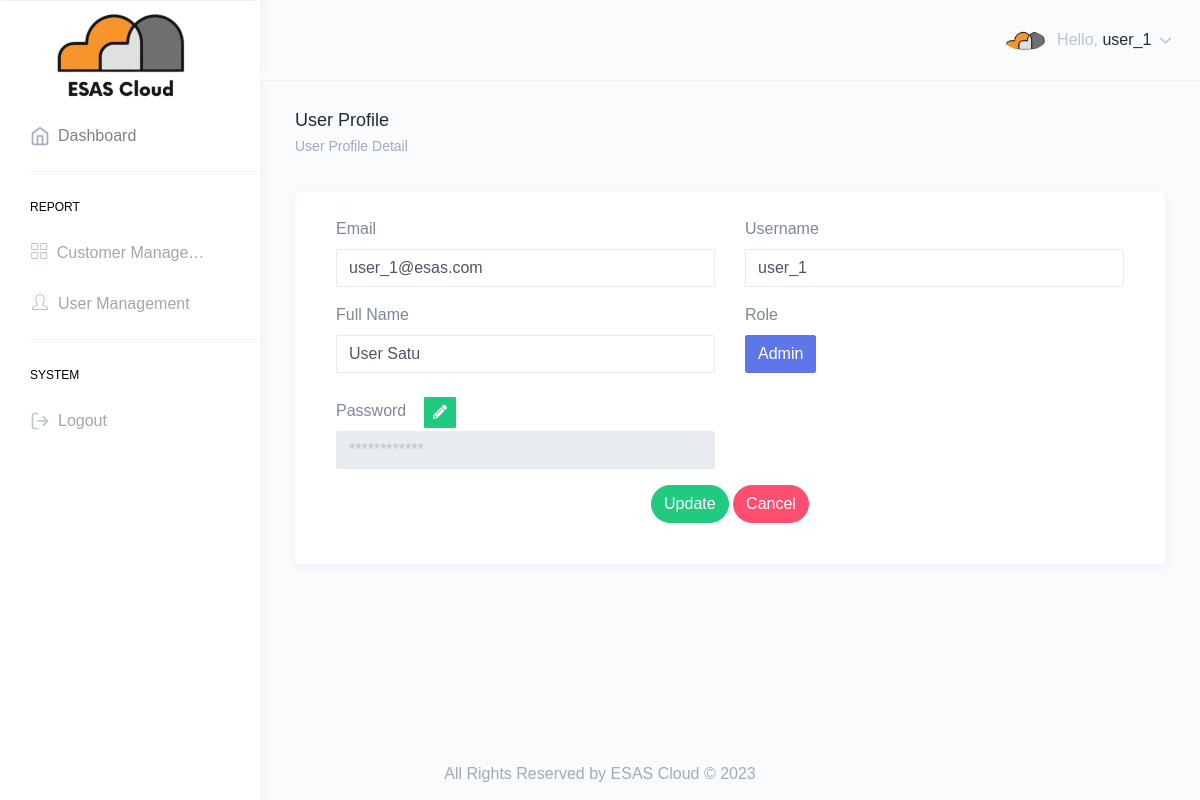
Page /profile.php?email=user_1@esas.com (signed in) on the committed database.
### tables this page shows
CREATE TABLE `user` (
  `id` int(11) NOT NULL,
  `username` text NOT NULL,
  `password` varchar(255) NOT NULL,
  `user_role` varchar(255) NOT NULL,
  `email` varchar(255) NOT NULL,
  `fullname` varchar(255) NOT NULL
);

### profile.php (the view, shortened to what this page needs)
<?php
include "src/header.php";
$userEmail = $_GET["email"];
$userQuery = "SELECT * FROM user WHERE email ='".$userEmail."'; ";
$execUserQuery = mysqli_query($conn, $userQuery);
$userData = mysqli_fetch_array($execUserQuery);
?>
<div class="page-wrapper">
    <div class="page-breadcrumb">
        <div class="row">
            <div class="col-7 align-self-center">
                <h4 class="page-title text-truncate text-dark font-weight-medium mb-1">User Profile</h4>
                <div class="d-flex align-items-center">
                    <nav aria-label="breadcrumb">
                        <ol class="breadcrumb m-0 p-0">
                            <li class="breadcrumb-item text-muted active" aria-current="page">User Profile Detail</li>
                        </ol>
                    </nav>
                </div>
            </div>
        </div>
    </div>
    <div class="container-fluid">
        <div class="row">
            <div class="col-12">
                <div class="card">
                    <div class="card-body">
                        <form action="#" class="pl-3 pr-3 row">
                            <div class="form-group col-md-6">
                                <label for="">Email</label>
                                <input type="email" class="form-control" placeholder="Email" id="email"
                                    name="email" required="" maxlength="255" value="<?php echo $userData["email"]; ?>">
                            </div>
                            <div class="form-group col-md-6">
                                <label for="">Username</label>
                                <input type="text" class="form-control" placeholder="Username" id="username"
                                    name="username" required="" maxlength="255" value="<?php echo $userData["username"]; ?>">
                            </div>
                            <div class="form-group col-md-6">
                                <label for="">Full Name</label>
                                <input type="text" class="form-control" placeholder="Full Name" id="fullname"
                                    name="fullname" required="" maxlength="255" value="<?php echo $userData["fullname"]; ?>">
                            </div>
                            <div class="form-group col-md-6">
                                <label for="">Role</label>
                                <?php if ($_SESSION["user_role"] == "admin") { ?>
                                <h3><button type="button" class="btn btn-primary">Admin</button></h3>
                                <?php } ?>
                            </div>
                            <div class="form-group col-md-6">
                                <label for="">Password</label>&nbsp;&nbsp;&nbsp;
                                <span class="input-group-btn">
                                    <div class="btn-group btn-group-sm" role="group" aria-label="Basic example">
                                        <button type="button" class="btn btn-success" data-toggle="modal" data-target="#change-pass-modal"><i class="fas fa-pencil-alt"></i></button>
                                    </div>
                                </span>
                                <input type="password" class="form-control" placeholder="************" id="password"
                                    name="password" required="" maxlength="255" disable="" readonly>
                            </div>
                            <div class="form-group text-center col-md-12">
                                <button class="btn btn-rounded btn-success" type="button" id="userUpdate">Update</button>
                                <a href="index.php" class="btn btn-rounded btn-danger">Cancel</a>
                            </div>
                        </form>
                    </div>
                </div>
            </div>
        </div>
    </div>
</div>
<?php
include "src/footer.php";
?>
</body>
</html>

### rows in the picture
user: email "user_1@esas.com", username "user_1", fullname "User Satu"

### other values in the picture
$_SESSION["username"] "user_1"
